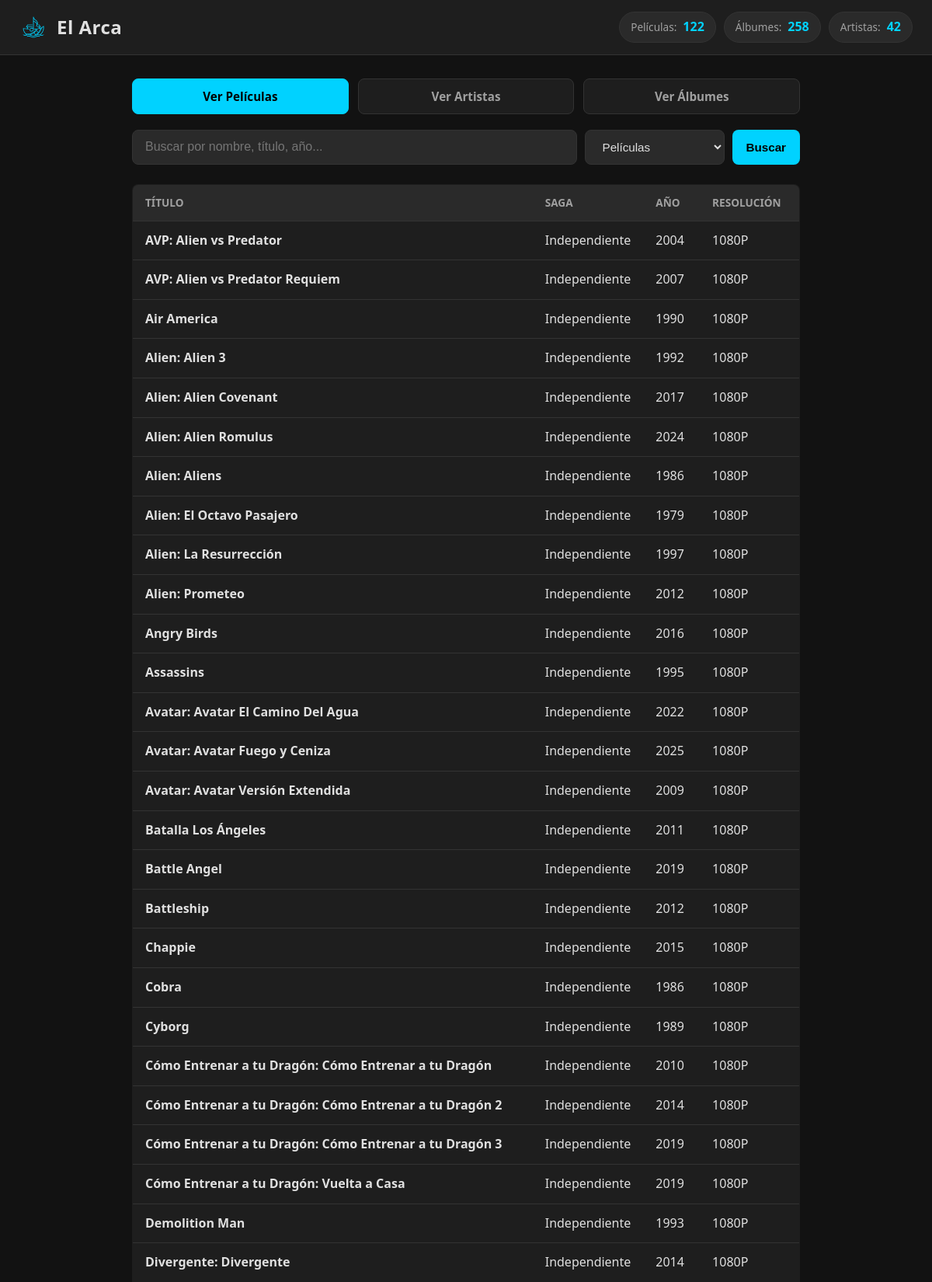
The page / (upper part) on the database its author committed.
### tables this page shows
CREATE TABLE peliculas (
            id INTEGER PRIMARY KEY AUTOINCREMENT,
            saga TEXT,
            titulo TEXT NOT NULL,
            anio_estreno INTEGER,
            decada TEXT,
            resolucion TEXT,
            es_x265 INTEGER DEFAULT 0,
            es_animada INTEGER DEFAULT 0
        );

### app.py (the view, shortened to what this page needs)
@app.route("/", methods=["GET"])
def inicio():
    busqueda = request.args.get("q", "").strip()
    filtro_tipo = request.args.get("tipo", "peliculas")
    peliculas = []
    albumes = []
    artistas = []
    conn = obtener_conexion()
    cursor = conn.cursor()
    cursor.execute("SELECT COUNT(*) AS total FROM artistas")
    res_artistas = cursor.fetchone()
    total_artistas_val = res_artistas["total"] if res_artistas else 0
    cursor.execute("SELECT COUNT(*) AS total FROM peliculas")
    res_peliculas = cursor.fetchone()
    total_peliculas_val = res_peliculas["total"] if res_peliculas else 0
    cursor.execute("SELECT COUNT(*) AS total FROM albumes")
    res_albumes = cursor.fetchone()
    total_albumes_val = res_albumes["total"] if res_albumes else 0
    if filtro_tipo == "peliculas":
        if busqueda:
            query = """
                SELECT * FROM peliculas
                WHERE titulo LIKE ?
                   OR saga LIKE ?
                   OR decada LIKE ?
                   OR CAST(anio_estreno AS TEXT) LIKE ?
                   OR resolucion LIKE ?
                   OR (es_animada = 1 AND 'animada' LIKE ?)
                   OR (es_x265 = 1 AND 'x265' LIKE ?)
                ORDER BY anio_estreno ASC, titulo ASC
            """
            param = f"%{busqueda}%"
            peliculas = cursor.execute(query, (param, param, param, param, param, param, param)).fetchall()
        else:
            peliculas = cursor.execute("SELECT * FROM peliculas ORDER BY titulo ASC").fetchall()
    elif filtro_tipo == "artistas":
        if busqueda:
            query = "SELECT * FROM artistas WHERE nombre LIKE ? ORDER BY nombre ASC"
            artistas = cursor.execute(query, (f"%{busqueda}%",)).fetchall()
        else:
            artistas = cursor.execute("SELECT * FROM artistas ORDER BY nombre ASC").fetchall()
    conn.close()
    return render_template(
        "index.html",
        peliculas=peliculas,
        albumes=albumes,
        artistas=artistas,
        busqueda=busqueda,
        tipo=filtro_tipo,
        total_artistas=total_artistas_val,
        total_peliculas=total_peliculas_val,
        total_albumes=total_albumes_val
    )

### app.py (called while the page is built)
def obtener_conexion():
    conn = sqlite3.connect(RUTA_BD)
    conn.row_factory = sqlite3.Row  # Permite acceder a las columnas por su nombre
    return conn

### templates/index.html (shortened to what this page needs)
<!DOCTYPE html>
<html lang="es">
<head>
    <link rel="stylesheet" href="{{ url_for('static', filename='style.css') }}">
</head>
<body>
    <header class="barra-superior">
        <div class="logo-titulo">
            <img src="{{ url_for('static', filename='logo.png') }}" alt="Logo El Arca" class="img-logo">
            <h1>El Arca</h1>
        </div>
        <div class="contenedor-badges">
            <div class="info-badge">
                <span class="etiqueta">Películas:</span>
                <strong class="numero">{{ total_peliculas }}</strong>
            </div>
            <div class="info-badge">
                <span class="etiqueta">Álbumes:</span>
                <strong class="numero">{{ total_albumes }}</strong>
            </div>
            <div class="info-badge">
                <span class="etiqueta">Artistas:</span>
                <strong class="numero">{{ total_artistas }}</strong>
            </div>
        </div>
    </header>
    <main class="contenedor-principal">
        <nav class="acciones-rapidas">
            <a href="/?tipo=peliculas" class="btn-navegacion {% if tipo == 'peliculas' %}activo{% endif %}">
                Ver Películas
            </a>
            <a href="/?tipo=artistas" class="btn-navegacion {% if tipo == 'artistas' %}activo{% endif %}">
                Ver Artistas
            </a>
            <a href="/?tipo=musica" class="btn-navegacion {% if tipo == 'musica' %}activo{% endif %}">
                Ver Álbumes
            </a>
        </nav>
        <form method="GET" action="/" class="buscador-form">
            <input type="text" name="q" value="{{ busqueda }}" placeholder="Buscar por nombre, título, año..." class="input-busqueda">
            <select name="tipo" class="select-tipo">
                <option value="peliculas" {% if tipo == 'peliculas' %}selected{% endif %}>Películas</option>
            </select>
            <button type="submit" class="btn-buscar">Buscar</button>
        </form>
        {% if tipo == 'peliculas' %}
            {% if peliculas %}
                <table class="tabla-resultados">
                    <thead>
                        <tr>
                            <th>Título</th>
                            <th>Saga</th>
                            <th>Año</th>
                            <th>Resolución</th>
                        </tr>
                    </thead>
                    <tbody>
                        {% for p in peliculas %}
                        <tr>
                            <td><strong>{{ p.titulo }}</strong></td>
                            <td>{{ p.saga or '-' }}</td>
                            <td>{{ p.anio_estreno }}</td>
                            <td>{{ p.resolucion }}</td>
                        </tr>
                        {% endfor %}
                    </tbody>
                </table>
            {% else %}
                <p class="sin-resultados">No se encontraron películas.</p>
            {% endif %}
        {% endif %}
    </main>
</body>
</html>

### static/style.css (style rules this page uses)
:root { --bg-principal: #121212; --bg-tarjeta: #1e1e1e; --bg-input: #2a2a2a; --texto-principal: #e0e0e0; --texto-secundario: #a0a0a0; --acento-cyan: #00d2ff; --borde: #333333; --borde-focus: #00d2ff; --fuente-principal: system-ui, -apple-system, BlinkMacSystemFont, "Segoe UI", Roboto, sans-serif; }
* { box-sizing: border-box; margin: 0; padding: 0; }
body { background-color: var(--bg-principal); color: var(--texto-principal); font-family: var(--fuente-principal); line-height: 1.6; padding-bottom: 40px; }
.barra-superior { display: flex; justify-content: space-between; align-items: center; background-color: var(--bg-tarjeta); padding: 15px 25px; border-bottom: 1px solid var(--borde); position: sticky; top: 0; z-index: 100; }
.logo-titulo { display: flex; align-items: center; gap: 12px; }
.logo-titulo h1 { font-size: 1.5rem; font-weight: 700; color: var(--texto-principal); letter-spacing: 0.5px; }
.info-badge { display: inline-flex; align-items: center; gap: 8px; background-color: var(--bg-input); padding: 6px 14px; border-radius: 20px; font-size: 0.85rem; border: 1px solid var(--borde); color: var(--texto-secundario); }
.info-badge .numero { color: var(--acento-cyan); font-weight: 700; font-size: 1rem; }
.contenedor-principal { max-width: 900px; margin: 30px auto; padding: 0 20px; }
.buscador-form { display: flex; gap: 10px; margin-bottom: 25px; flex-wrap: wrap; }
.input-busqueda { flex: 1; min-width: 200px; padding: 12px 16px; background-color: var(--bg-input); border: 1px solid var(--borde); border-radius: 8px; color: var(--texto-principal); font-size: 1rem; outline: none; transition: border-color 0.2s; }
.select-tipo, .btn-buscar { padding: 12px 18px; background-color: var(--bg-input); border: 1px solid var(--borde); border-radius: 8px; color: var(--texto-principal); font-size: 0.95rem; cursor: pointer; outline: none; }
.btn-buscar { background-color: var(--acento-cyan); color: #000; font-weight: 600; border: none; transition: opacity 0.2s; }
.tabla-resultados { width: 100%; border-collapse: collapse; background-color: var(--bg-tarjeta); border-radius: 8px; overflow: hidden; border: 1px solid var(--borde); }
.tabla-resultados th, .tabla-resultados td { padding: 12px 16px; text-align: left; border-bottom: 1px solid var(--borde); }
.tabla-resultados th { background-color: var(--bg-input); color: var(--texto-secundario); font-weight: 600; font-size: 0.85rem; text-transform: uppercase; }
.contenedor-badges { display: flex; gap: 10px; align-items: center; flex-wrap: wrap; }
.img-logo { width: 36px; height: 36px; object-fit: contain; opacity: 0.9; }
.acciones-rapidas { display: flex; gap: 12px; margin-bottom: 20px; flex-wrap: wrap; }
.btn-navegacion { flex: 1; text-align: center; padding: 10px 16px; background-color: var(--bg-tarjeta); color: var(--texto-secundario); text-decoration: none; border-radius: 8px; border: 1px solid var(--borde); font-weight: 600; font-size: 0.95rem; transition: all 0.2s ease; }
.btn-navegacion.activo { background-color: var(--acento-cyan); color: #000000; border-color: var(--acento-cyan); }

### rows shown on the page
peliculas: titulo "AVP: Alien vs Predator", saga "Independiente", anio_estreno "2004", resolucion "1080P"
peliculas: titulo "AVP: Alien vs Predator Requiem", saga "Independiente", anio_estreno "2007", resolucion "1080P"
peliculas: titulo "Air America", saga "Independiente", anio_estreno "1990", resolucion "1080P"
peliculas: titulo "Alien: Alien 3", saga "Independiente", anio_estreno "1992", resolucion "1080P"
peliculas: titulo "Alien: Alien Covenant", saga "Independiente", anio_estreno "2017", resolucion "1080P"
peliculas: titulo "Alien: Alien Romulus", saga "Independiente", anio_estreno "2024", resolucion "1080P"
peliculas: titulo "Alien: Aliens", saga "Independiente", anio_estreno "1986", resolucion "1080P"
peliculas: titulo "Alien: El Octavo Pasajero", saga "Independiente", anio_estreno "1979", resolucion "1080P"
peliculas: titulo "Alien: La Resurrección", saga "Independiente", anio_estreno "1997", resolucion "1080P"
peliculas: titulo "Alien: Prometeo", saga "Independiente", anio_estreno "2012", resolucion "1080P"
peliculas: titulo "Angry Birds", saga "Independiente", anio_estreno "2016", resolucion "1080P"
peliculas: titulo "Assassins", saga "Independiente", anio_estreno "1995", resolucion "1080P"
peliculas: titulo "Avatar: Avatar El Camino Del Agua", saga "Independiente", anio_estreno "2022", resolucion "1080P"
peliculas: titulo "Avatar: Avatar Fuego y Ceniza", saga "Independiente", anio_estreno "2025", resolucion "1080P"
peliculas: titulo "Avatar: Avatar Versión Extendida", saga "Independiente", anio_estreno "2009", resolucion "1080P"
peliculas: titulo "Batalla Los Ángeles", saga "Independiente", anio_estreno "2011", resolucion "1080P"
peliculas: titulo "Battle Angel", saga "Independiente", anio_estreno "2019", resolucion "1080P"
peliculas: titulo "Battleship", saga "Independiente", anio_estreno "2012", resolucion "1080P"
peliculas: titulo "Chappie", saga "Independiente", anio_estreno "2015", resolucion "1080P"
peliculas: titulo "Cobra", saga "Independiente", anio_estreno "1986", resolucion "1080P"
peliculas: titulo "Cyborg", saga "Independiente", anio_estreno "1989", resolucion "1080P"
peliculas: titulo "Cómo Entrenar a tu Dragón: Cómo Entrenar a tu Dragón", saga "Independiente", anio_estreno "2010", resolucion "1080P"
peliculas: titulo "Cómo Entrenar a tu Dragón: Cómo Entrenar a tu Dragón 2", saga "Independiente", anio_estreno "2014", resolucion "1080P"
peliculas: titulo "Cómo Entrenar a tu Dragón: Cómo Entrenar a tu Dragón 3", saga "Independiente", anio_estreno "2019", resolucion "1080P"
peliculas: titulo "Cómo Entrenar a tu Dragón: Vuelta a Casa", saga "Independiente", anio_estreno "2019", resolucion "1080P"
peliculas: titulo "Demolition Man", saga "Independiente", anio_estreno "1993", resolucion "1080P"
peliculas: titulo "Divergente: Divergente", saga "Independiente", anio_estreno "2014", resolucion "1080P"

### other values the page prints
{{ total_peliculas }} "122"
{{ total_albumes }} "258"
{{ total_artistas }} "42"
